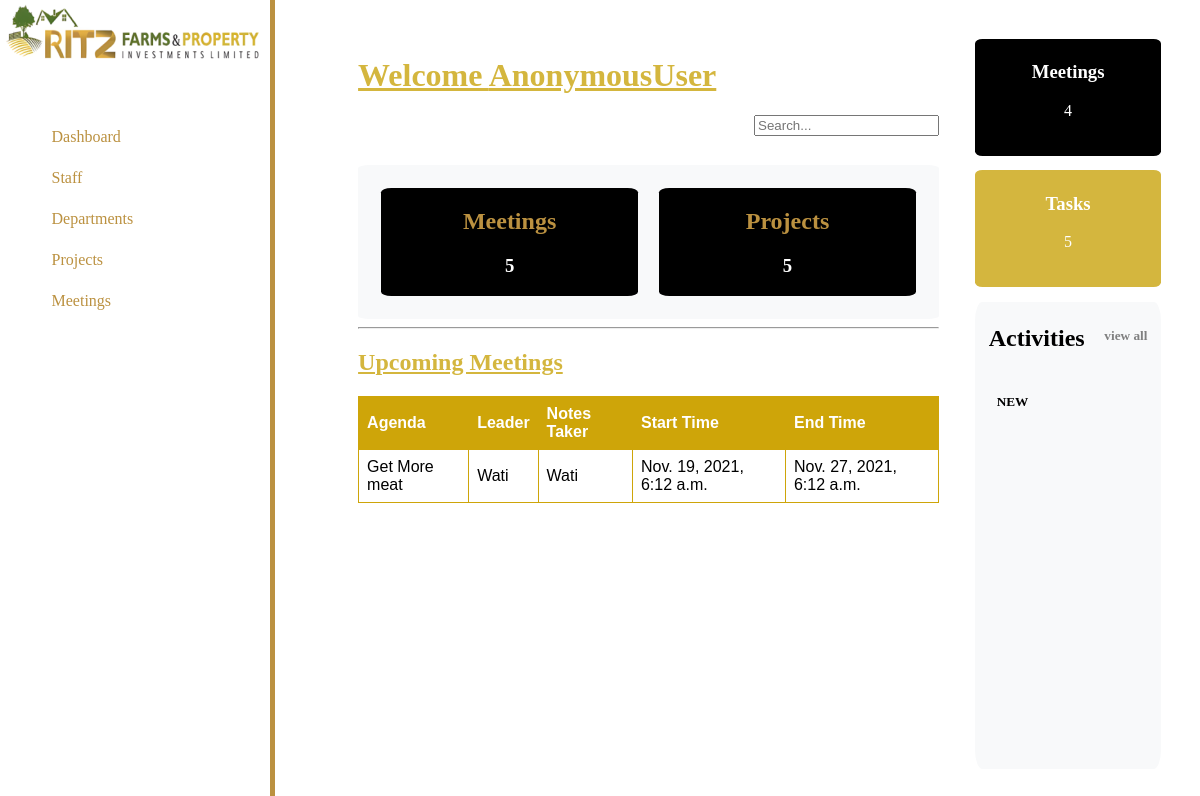
Before: / with the older database file.
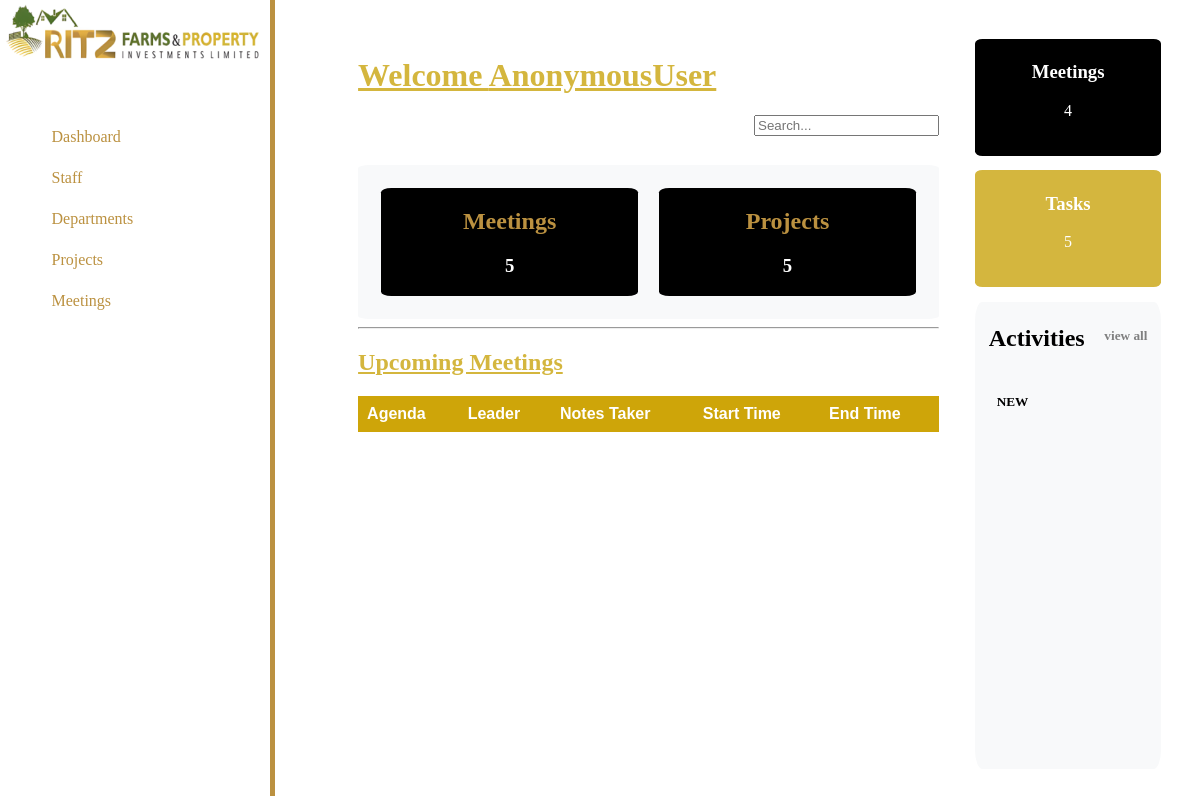
After: the same page with the newer database file.
### home/models.py (models this page shows, shortened)
class Meeting(models.Model):
    agenda = models.CharField(max_length=50)
    leader = models.OneToOneField(Employee, on_delete=models.CASCADE, related_name="meeting_leader", blank=True)
    briefing = models.TextField()
    start_time = models.DateTimeField()
    end_time = models.DateTimeField()
    files = models.ManyToManyField("MeetingFile", related_name="meeting_Files")
    participants = models.ManyToManyField(Employee)
    notes_taker = models.OneToOneField(Employee, on_delete=models.CASCADE, related_name="note_taker", blank=True, null=True)

class Employee(AbstractUser):
    ROLE = (
        ("CIO", "Chief Information Officer"),
        ("COO", "Chief Operations Officer"),
        ("GM", "General Manager"),
        ("MO", "Marketing Officer"),
        ("HRM", "Human Resource Manager")
    )
    MARITAL_STATUS = (
        ("Single", "Single"),
        ("Married","Married"),
        ("Divorced", "Divorced"),
        ("Separated", "Separated"),
        ("Widowed", "Widowed"),
    )
    LEVELS = (
        ("MSCE","MSCE"),
        ("Diploma", "Diploma"),
        ("Bsc Degree", "Bsc Degree"),
        ("Masters", "Masters")
    )
    COUNTRIES = (
        ("Malawian","Malawian"),
        ("Kenyan", "Kenyan"),
        ("Zimbawean", "Zimbawean"),
    )
    GENDER = (
        ("Male","Male"),
        ("Female", "Female"),
        ("Other", "Other"),
    )
    dob = models.DateField(null=True)
    marital_status = models.CharField(max_length=50,choices=MARITAL_STATUS, default="Single")
    education_level = models.CharField(max_length=120, choices=LEVELS, null=True)
    department = models.ForeignKey('Department', blank=True, null=True,on_delete=models.CASCADE)
    gender = models.CharField(max_length=120, choices=GENDER, null=True)
    nationality = models.CharField(max_length=120, choices=COUNTRIES, null=True)
    manager = models.ForeignKey('self', blank=True, null=True,on_delete=models.CASCADE)
    def __str__(self):
        return self.username
    ROLE = (
        ("CIO", "Chief Information Officer"),
        ("COO", "Chief Operations Officer"),
        ("GM", "General Manager"),
        ("MO", "Marketing Officer"),
        ("HRM", "Human Resource Manager")
    )
    MARITAL_STATUS = (
        ("Single", "Single"),
        ("Married","Married"),
        ("Divorced", "Divorced"),
        ("Separated", "Separated"),
        ("Widowed", "Widowed"),
    )
    LEVELS = (
        ("MSCE","MSCE"),
        ("Diploma", "Diploma"),
        ("Bsc Degree", "Bsc Degree"),
        ("Masters", "Masters")
    )
    COUNTRIES = (
        ("Malawian","Malawian"),
        ("Kenyan", "Kenyan"),
        ("Zimbawean", "Zimbawean"),
    )
    GENDER = (
        ("Male","Male"),
        ("Female", "Female"),
        ("Other", "Other"),
    )
    dob = models.DateField(null=True, blank=True)
    marital_status = models.CharField(max_length=50,choices=MARITAL_STATUS, default="Single")
    education_level = models.CharField(max_length=120, choices=LEVELS,blank=True, null=True)
    department = models.ForeignKey('Department', blank=True, null=True,on_delete=models.CASCADE)
    sex = models.CharField(max_length=120, choices=GENDER, blank=True, null=True)
    nationality = models.CharField(max_length=120, choices=COUNTRIES, blank=True, null=True)
    manager = models.ForeignKey('self', blank=True, null=True,on_delete=models.CASCADE)

### home/views.py (the view)
# urls.py: path('' , index, name="home"),
def index(request):
    staff = Employee.objects.all()
    tasks = Task.objects.all()
    meetings = Meeting.objects.all()
    context = {
        'staff':staff,
        "tasks":tasks,
        "meetings":meetings
    }
    return render(request, 'home/home.html', context)

### templates/home/home.html
{% extends "home/base.html" %} {% load static %} {% block content %}
<div class="welcome">
  <h1> <u>Welcome {{user}}</u> </h1>
</div>
<div class="top_nav">
  <input type="search" name="search" id="" placeholder="Search..."/>
</div>
<div class="top_middle_dash">
  <div class="Meetings">
    <h2>Meetings</h2>
    <h3>5</h3>
  </div>
  <div class="Projects">
    <h2>Projects</h2>
    <h3>5</h3>
  </div>
</div>
<hr>
<div>
  <h2 class="staff_heading"><u>Upcoming Meetings</u></h2>
<table>
  <tr>
    <th>Agenda</th>
    <th>Leader</th>
    <th>Notes Taker</th>
    <th>Start Time</th>
    <th>End Time</th>
  </tr>
{% for meeting in meetings %}
  <tr>
    <td>{{meeting.agenda}}</td>
    <td>{{meeting.leader}}</td>
    <td>{{meeting.notes_taker}}</td>
    <td>{{meeting.start_time}}</td>
    <td>{{meeting.end_time}}</td>
  </tr>
  {% endfor %}
</table>
</div>
{% endblock content %}

Changed rows visible on the page:
removed Meeting: agenda "Get More meat", leader "Wati", notes_taker "Wati", start_time "Nov. 19, 2021, 6:12 a.m.", end_time "Nov. 27, 2021, 6:12 a.m."
